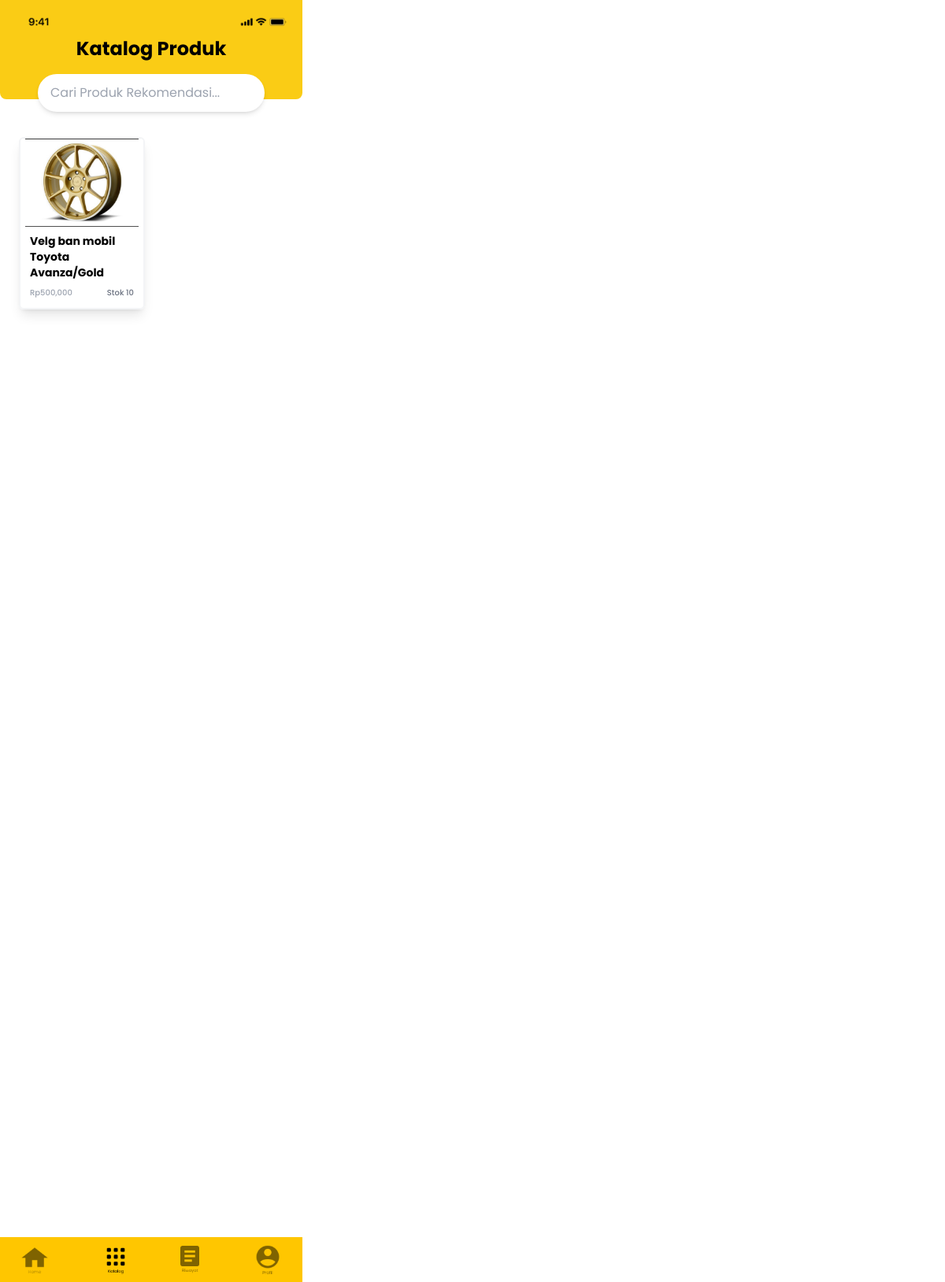
The page /product.php (signed in) on the database its author committed.
### tables this page shows
CREATE TABLE `produk` (
  `id_produk` int(50) NOT NULL,
  `nama_produk` varchar(100) NOT NULL,
  `spesifikasi_produk` text NOT NULL,
  `harga_produk` double NOT NULL,
  `stok_produk` int(11) NOT NULL,
  `tipe_produk` varchar(100) NOT NULL,
  `gambar_produk` text NOT NULL,
  `id_admin` int(50) NOT NULL
);

### model.php (called while the page is built, shortened)
<?php
include "db.php";
function getData($tabel = "")
{
    global $conn;
    $row = mysqli_query($conn, "select * from $tabel");
    $rows = mysqli_fetch_all($row, MYSQLI_ASSOC);
    return $rows;
}

### product.php (the view, shortened to what this page needs)
<?php
include "model.php";
$products = getData("produk");
?>
<!DOCTYPE html>
<html lang="en">
<head>
    <script src="https://cdn.tailwindcss.com"></script>
</head>
<body>
    <div class="box-border w-96 font-poppins max-h-full">
        <div class="flex flex-col bg-yellow-400 p-2 rounded-b-lg">
            <div>
                <img src="aset/phone.png" className="p-2">
            </div>
            <div class="text-center pb-10">
                <span class="font-bold text-2xl">Katalog Produk</span>
            </div>
        </div>
        <div class="flex -mt-8 justify-center">
            <input type="text" class="px-4 py-3 w-72 shadow-md bg-white rounded-full" placeholder="Cari Produk Rekomendasi...">
        </div>
        <div class="min-h-screen">
            <div class="grid grid-cols-2 gap-4 mt-2 p-6">
                <?php
                foreach ($products as $p) {
                ?>
                    <div class="flex flex-col shadow-lg border-2 border-gray-100 rounded-md">
                        <a href="beliProduk.php?id_produk=<?= $p['id_produk']?>">
                            <div class="flex justify-center">
                                <img src="./aset/<?= $p['gambar_produk'] ?>" class="w-36 h-28 object-cover">
                            </div>
                            <div class="flex px-3 mt-2">
                                <h1 class="text-sm font-bold"><?= $p['nama_produk'] ?></h1>
                            </div>
                            <div class="flex px-3 mt-2 mb-3 justify-between">
                                <p class="text-2xs text-gray-400 font-medium">Rp<?= number_format($p['harga_produk']) ?></p>
                                <p class="text-2xs text-gray-500 font-medium">Stok <?= $p['stok_produk'] ?></p>
                            </div>
                        </a>
                    </div>
                <?php
                }
                ?>
            </div>
        </div>
        <div class="relative flex justify-between bg-primary py-2 px-6 bottom-0 sticky">
            <button><img src="./aset/home.png" class="w-10 opacity-50"></button>
            <button><img src="./aset/katalog-black.png" class="w-8"></button>
            <button><img src="./aset/riwayat-black.png" class="w-6 opacity-50"></button>
            <button><img src="./aset/profil-black.png" class="w-10 opacity-50"></button>
        </div>
    </div>
</body>
</html>

### rows shown on the page
produk: gambar_produk (placeholder picture), nama_produk "Velg ban mobil Toyota Avanza/Gold", harga_produk "500,000", stok_produk "10"
